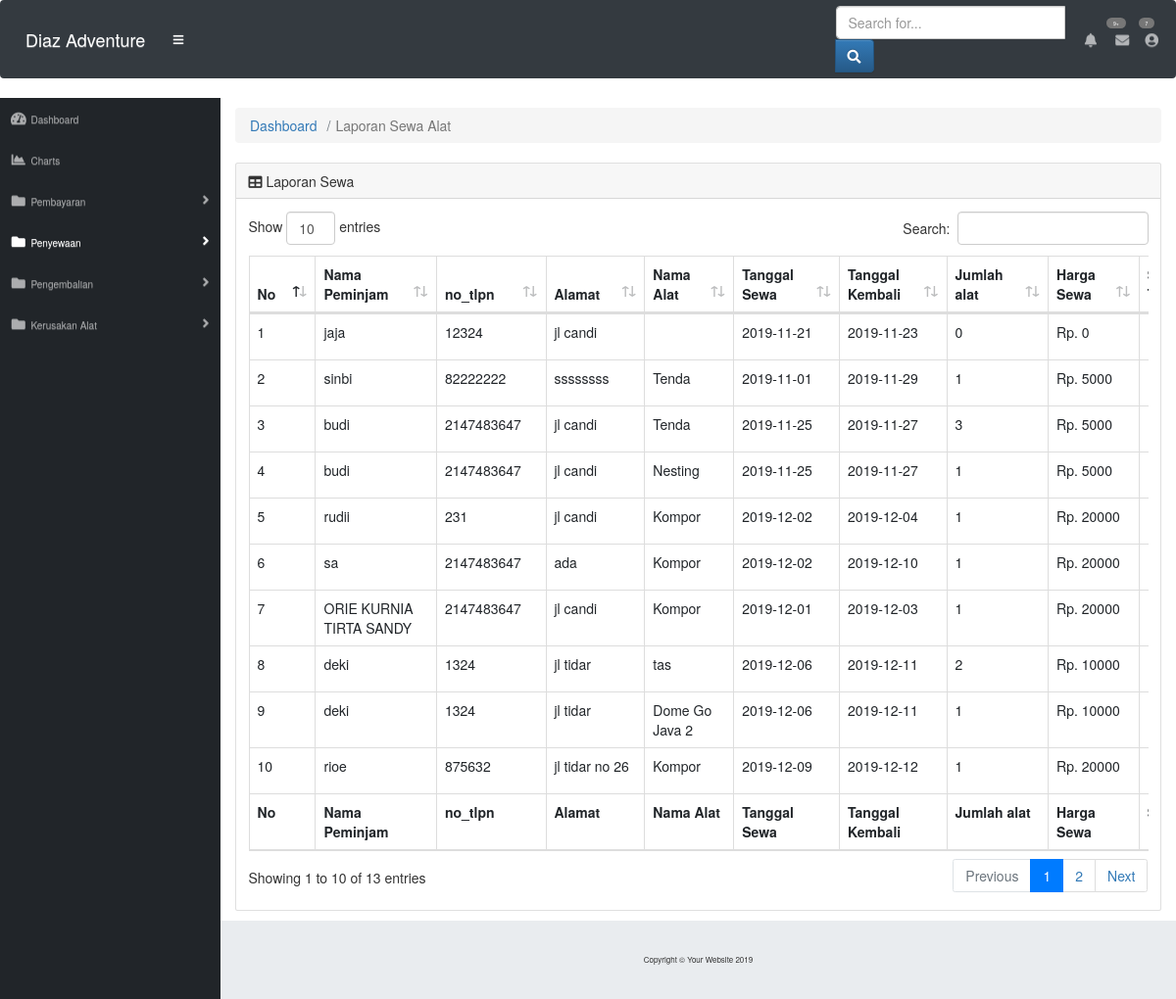
The page /index.php/penyewaan_admin on the database its author committed.
### tables this page shows
CREATE TABLE `penyewaan` (
  `ID_sewa` int(80) NOT NULL,
  `nama` varchar(80) NOT NULL,
  `no_tlpn` int(15) NOT NULL,
  `alamat` varchar(255) NOT NULL,
  `nama_alat` varchar(255) NOT NULL,
  `tgl_penyewaan` date NOT NULL,
  `tgl_pengembalian` date NOT NULL,
  `biaya_sewa` int(11) NOT NULL,
  `jumlah_alat` int(11) NOT NULL,
  `harga_sewa` int(11) NOT NULL,
  `subtotal` int(20) NOT NULL,
  `status` varchar(50) NOT NULL,
  `denda` int(50) NOT NULL,
  `keterangan` varchar(50) NOT NULL,
  `ID_alat` int(11) NOT NULL
);

### application/controllers/Penyewaan_admin.php (called while the page is built, shortened)
<?php
class Penyewaan_admin extends CI_Controller {
	public function index()
	{
		$this->load->model('m_penyewaan_admin');
		$data = array(
			'penyewaan'=>$this->m_penyewaan_admin->ambil()->result_array(),
		);
		$this->load->view('admin/v_laporan_sewa',$data);
	}
}

### index.php (called while the page is built, shortened)
<?php
require_once BASEPATH.'core/CodeIgniter.php';

### application/models/m_penyewaan_admin.php (called while the page is built, shortened)
<?php
class M_penyewaan_admin extends CI_Model {
 public function Ambil($where= "") {
      $data = $this->db->query('select * from penyewaan '.$where);
      return $data;
	}
}

### application/views/admin/v_laporan_sewa.php (the view, shortened to what this page needs)
<!DOCTYPE html>
<html lang="en">
<head>
  <link href="<?php echo base_url().'assets/sbadmin/vendor/fontawesome-free/css/all.min.css'?>" rel="stylesheet" type="text/css">
  <link href="<?php echo base_url().'assets/sbadmin/vendor/datatables/dataTables.bootstrap4.css'?>" rel="stylesheet" >
  <link href="<?php echo base_url().'assets/sbadmin/css/sb-admin.css'?>" rel="stylesheet">
	<link rel="stylesheet" href="https://maxcdn.bootstrapcdn.com/bootstrap/3.3.6/css/bootstrap.min.css">
	<link rel="stylesheet" href="https://maxcdn.bootstrapcdn.com/bootstrap/3.3.6/css/bootstrap-theme.min.css">
</head>
	<body id="page-top">
	<nav class="navbar navbar-expand navbar-dark bg-dark static-top">
    <a class="navbar-brand mr-1" href="index.html">Diaz Adventure</a>
    <button class="btn btn-link btn-sm text-white order-1 order-sm-0" id="sidebarToggle" href="#">
      <i class="fas fa-bars"></i>
    </button>
    <form class="d-none d-md-inline-block form-inline ml-auto mr-0 mr-md-3 my-2 my-md-0">
      <div class="input-group">
      <input type="text" class="form-control" placeholder="Search for..." aria-label="Search" aria-describedby="basic-addon2">
      <div class="input-group-append">
        <button class="btn btn-primary" type="button">
        <i class="fas fa-search"></i>
        </button>
        </div>
      </div>
    </form>
    <ul class="navbar-nav ml-auto ml-md-0">
      <li class="nav-item dropdown no-arrow mx-1">
        <a class="nav-link dropdown-toggle" href="#" id="alertsDropdown" role="button" data-toggle="dropdown" aria-haspopup="true" aria-expanded="false">
        <i class="fas fa-bell fa-fw"></i>
        <span class="badge badge-danger">9+</span>
        </a>
      </li>
      <li class="nav-item dropdown no-arrow mx-1">
        <a class="nav-link dropdown-toggle" href="#" id="messagesDropdown" role="button" data-toggle="dropdown" aria-haspopup="true" aria-expanded="false">
          <i class="fas fa-envelope fa-fw"></i>
          <span class="badge badge-danger">7</span>
        </a>
      </li>
      <li class="nav-item dropdown no-arrow">
        <a class="nav-link dropdown-toggle" href="#" id="userDropdown" role="button" data-toggle="dropdown" aria-haspopup="true" aria-expanded="false">
          <i class="fas fa-user-circle fa-fw"></i>
        </a>
      </li>
    </ul>
</nav>
	<div id="wrapper">
	<ul class="sidebar navbar-nav">
      <li class="nav-item">
        <a class="nav-link" href="<?php echo site_url('Dasboard/admin') ?>">
          <i class="fas fa-fw fa-tachometer-alt"></i>
          <span>Dashboard</span>
        </a>
      </li>
	  <li class="nav-item">
        <a class="nav-link" href="#">
          <i class="fas fa-fw fa-chart-area"></i>
          <span>Charts</span></a>
      </li>
      <li class="nav-item dropdown">
        <a class="nav-link dropdown-toggle" href="#" id="pagesDropdown" role="button" data-toggle="dropdown" aria-haspopup="true" aria-expanded="false">
          <i class="fas fa-fw fa-folder"></i>
          <span>Pembayaran</span>
        </a>
      </li>
      <li class="nav-item dropdown active">
        <a class="nav-link dropdown-toggle" href="#" id="pagesDropdown" role="button" data-toggle="dropdown" aria-haspopup="true" aria-expanded="false">
          <i class="fas fa-fw fa-folder"></i>
          <span>Penyewaan</span>
        </a>
      </li>
		<li class="nav-item dropdown">
        <a class="nav-link dropdown-toggle" href="#" id="pagesDropdown" role="button" data-toggle="dropdown" aria-haspopup="true" aria-expanded="false">
          <i class="fas fa-fw fa-folder"></i>
          <span>Pengembalian</span>
        </a>
		</li>
		<li class="nav-item dropdown">
			<a class="nav-link dropdown-toggle" href="#" id="pagesDropdown" role="button" data-toggle="dropdown" aria-haspopup="true" aria-expanded="false">
			  <i class="fas fa-fw fa-folder"></i>
			  <span>Kerusakan Alat</span>
			</a>
    </ul>
		     <div id="content-wrapper">
    <div class="container-fluid">
        <ol class="breadcrumb">
          <li class="breadcrumb-item">
            <a href="#">Dashboard</a>
          </li>
          <li class="breadcrumb-item active">Laporan Sewa Alat</li>
        </ol>
   <div class="card mb-3">
          <div class="card-header">
            <i class="fas fa-table"></i>
            Laporan Sewa</div>
          <div class="card-body">
            <div class="table-responsive">
              <table class="table table-bordered" id="dataTable" width="120%" cellspacing="1">
                <thead>
                  <tr>
						<th>No   </th>
                        <th>Nama Peminjam  </th>
						<th>no_tlpn </th>
                        <th>Alamat </th>
                        <th>Nama Alat </th>
						<th>Tanggal Sewa </th>
						<th>Tanggal Kembali</th>
						<th>Jumlah alat</th>
						<th>Harga Sewa</th>
						<th>Sub Total</th>
                  </tr>
                </thead>
                <tfoot>
                  <tr>
                    <th>No   </th>
                    <th>Nama Peminjam  </th>
					<th>no_tlpn </th>
                    <th>Alamat </th>
                    <th>Nama Alat </th>
					<th>Tanggal Sewa </th>
					<th>Tanggal Kembali</th>
					<th>Jumlah alat</th>
					<th>Harga Sewa</th>
					<th>Sub Total</th>
                  </tr>
                </tfoot>
                <tbody>
                  <?php
                          $no = 0;
                           foreach($penyewaan as $rak) { $no++?>
                            <tr>
                                <td><?php echo $no; ?></td>
                                <td><?php echo $rak['nama']; ?></td>
                                <td><?php echo $rak['no_tlpn']; ?></td>
                                <td><?php echo $rak['alamat']; ?></td>
                                <td><?php echo $rak['nama_alat']; ?></td>
								<td><?php echo $rak['tgl_penyewaan']; ?></td>
								<td><?php echo $rak['tgl_pengembalian']; ?></td>
								<td><?php echo $rak['jumlah_alat']; ?></td>
								<td>Rp. <?php echo $rak['harga_sewa']; ?></td>
								<td>Rp. <?php echo $rak['subtotal']; ?></td>
                            <?php }?>
                            </tr>
                </tbody>
              </table>
            </div>
          </div>
        </div>
      </div>
      <footer class="sticky-footer">
        <div class="container my-auto">
          <div class="copyright text-center my-auto">
            <span>Copyright © Your Website 2019</span>
          </div>
        </div>
      </footer>
    </div>
      <footer class="sticky-footer">
        <div class="container my-auto">
          <div class="copyright text-center my-auto">
            <span>Copyright © Your Website 2019</span>
          </div>
        </div>
      </footer>
    </div>
  </body>
</html>

### rows shown on the page
penyewaan: nama "jaja", no_tlpn "12324", alamat "jl candi", tgl_penyewaan "2019-11-21", tgl_pengembalian "2019-11-23", jumlah_alat "0", harga_sewa "0"
penyewaan: nama "sinbi", no_tlpn "82222222", alamat "ssssssss", nama_alat "Tenda", tgl_penyewaan "2019-11-01", tgl_pengembalian "2019-11-29", jumlah_alat "1", harga_sewa "5000"
penyewaan: nama "budi", no_tlpn "2147483647", alamat "jl candi", nama_alat "Tenda", tgl_penyewaan "2019-11-25", tgl_pengembalian "2019-11-27", jumlah_alat "3", harga_sewa "5000"
penyewaan: nama "budi", no_tlpn "2147483647", alamat "jl candi", nama_alat "Nesting", tgl_penyewaan "2019-11-25", tgl_pengembalian "2019-11-27", jumlah_alat "1", harga_sewa "5000"
penyewaan: nama "rudii", no_tlpn "231", alamat "jl candi", nama_alat "Kompor", tgl_penyewaan "2019-12-02", tgl_pengembalian "2019-12-04", jumlah_alat "1", harga_sewa "20000"
penyewaan: nama "sa", no_tlpn "2147483647", alamat "ada", nama_alat "Kompor", tgl_penyewaan "2019-12-02", tgl_pengembalian "2019-12-10", jumlah_alat "1", harga_sewa "20000"
penyewaan: nama "ORIE KURNIA TIRTA SANDY", no_tlpn "2147483647", alamat "jl candi", nama_alat "Kompor", tgl_penyewaan "2019-12-01", tgl_pengembalian "2019-12-03", jumlah_alat "1", harga_sewa "20000"
penyewaan: nama "deki", no_tlpn "1324", alamat "jl tidar", nama_alat "tas", tgl_penyewaan "2019-12-06", tgl_pengembalian "2019-12-11", jumlah_alat "2", harga_sewa "10000"
penyewaan: nama "deki", no_tlpn "1324", alamat "jl tidar", nama_alat "Dome Go Java 2", tgl_penyewaan "2019-12-06", tgl_pengembalian "2019-12-11", jumlah_alat "1", harga_sewa "10000"
penyewaan: nama "rioe", no_tlpn "875632", alamat "jl tidar no 26", nama_alat "Kompor", tgl_penyewaan "2019-12-09", tgl_pengembalian "2019-12-12", jumlah_alat "1", harga_sewa "20000"
